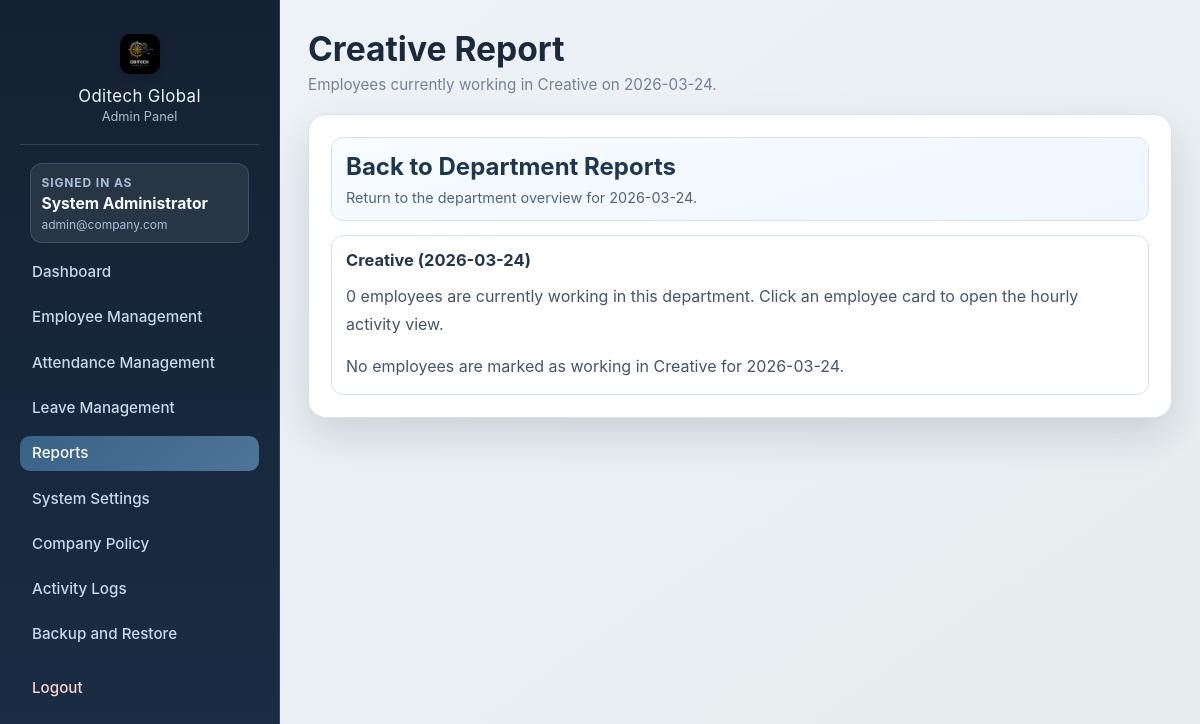
Page /admin/reports/department/9?date=2026-03-24 (signed in) on the committed database.
### tables this page shows
CREATE TABLE admin_users (
            id INTEGER PRIMARY KEY AUTOINCREMENT,
            full_name TEXT NOT NULL,
            email TEXT NOT NULL UNIQUE,
            password_hash TEXT NOT NULL,
            is_active INTEGER NOT NULL DEFAULT 1,
            last_login TEXT
        );

CREATE TABLE departments(
        id INTEGER PRIMARY KEY AUTOINCREMENT,
        dept_name TEXT UNIQUE
    );

### app.py (the view)
@app.route("/admin/reports/department/<int:department_id>")
def department_report(department_id):
    conn = get_db_connection()
    requested_date = request.args.get("date", "").strip()
    report_date = resolve_report_date(conn, requested_date)
    _, _, department_cards = build_department_report_cards(conn, report_date)
    conn.close()
    selected_department = next(
        (item for item in department_cards if item["department_id"] == department_id),
        None,
    )
    if not selected_department:
        return redirect(url_for("reports", date=report_date))
    return render_template(
        "admin_department_report.html",
        section="reports",
        page_title=f"{selected_department['dept_name']} Report",
        page_subtitle=f"Employees currently working in {selected_department['dept_name']} on {report_date}.",
        report_date=report_date,
        selected_department=selected_department,
    )

### app.py (called while the page is built, shortened)
def get_ist_now():
    return datetime.utcnow() + timedelta(hours=5, minutes=30)

def get_ist_date():
    return get_ist_now().date()

def get_db_connection():
    conn = sqlite3.connect(DB_PATH)
    conn.row_factory = sqlite3.Row
    ensure_employee_profile_columns(conn)
    return conn

def scalar(conn, query, params=()):
    row = conn.execute(query, params).fetchone()
    return row[0] if row else 0

@app.context_processor
def inject_auth_context():
    employee_name = (session.get("employee_name", "") or "").strip()
    employee_initials = "".join(part[:1].upper() for part in employee_name.split()[:2]) or "E"
    return {
        "current_admin_name": session.get("admin_name", ""),
        "current_admin_email": session.get("admin_email", ""),
        "admin_authenticated": bool(session.get("admin_user_id")),
        "employee_authenticated": bool(session.get("employee_id")),
        "current_employee_initials": employee_initials,
    }

@app.before_request
def protect_admin_routes():
    if not request.path.startswith("/admin"):
        return None
    if request.endpoint in ("static", "admin_login", "admin_logout"):
        return None
    conn = get_db_connection()
    ensure_admin_users_table(conn)
    current_admin = get_admin_profile(conn, session.get("admin_user_id"))
    if not current_admin or not int(current_admin["is_active"] or 0):
        conn.close()
        clear_admin_session()
        return redirect(url_for("admin_login", msg="Please sign in to access the admin panel."))
    auto_mark_missing_absences(conn)
    conn.close()
    return None

def ensure_system_settings(conn):
    conn.execute(
        """
        CREATE TABLE IF NOT EXISTS system_settings (
            setting_key TEXT PRIMARY KEY,
            setting_value TEXT NOT NULL
        )
        """
    )
    existing_keys = {
        row["setting_key"]
        for row in conn.execute(
            "SELECT setting_key FROM system_settings"
        ).fetchall()
    }
    missing_items = [
        (key, value)
        for key, value in DEFAULT_SYSTEM_SETTINGS.items()
        if key not in existing_keys
    ]

def load_system_settings(conn):
    ensure_system_settings(conn)
    settings = DEFAULT_SYSTEM_SETTINGS.copy()
    rows = conn.execute(
        """
        SELECT setting_key, setting_value
        FROM system_settings
        """
    ).fetchall()
    for row in rows:
        settings[row["setting_key"]] = row["setting_value"]
    return settings

### templates/admin_department_report.html
{% extends "admin_base.html" %}
{% block content %}
<a class="snapshot-nav-card" href="{{ url_for('reports', date=report_date) }}">
    <h2>Back to Department Reports</h2>
    <p>Return to the department overview for {{ report_date }}.</p>
</a>
<div class="panel">
    <h2>{{ selected_department["dept_name"] }} ({{ report_date }})</h2>
    <p class="muted">
        {{ selected_department["working_employee_count"] }} employees are currently working in this department.
        Click an employee card to open the hourly activity view.
    </p>
    <div class="employee-snapshot-grid">
        {% for employee in selected_department["members"] %}
        <a
            class="report-card-link"
            href="{{ url_for('employee_activity_report', department_id=selected_department['department_id'], employee_id=employee['employee_id'], date=report_date) }}"
        >
            <article class="employee-snapshot-card">
                <div class="employee-snapshot-head">
                    <h3>{{ employee["full_name"] }}</h3>
                    <span class="badge">{{ "%.2f"|format(employee["work_hours"]) }} hrs</span>
                </div>
                <p class="employee-snapshot-meta">
                    {{ employee["emp_code"] }}
                    {% if employee["role_name"] %}
                    · {{ employee["role_name"] }}
                    {% endif %}
                </p>
                <p class="employee-snapshot-note">
                    {{ employee["task_slots"] | length }} hourly task slots available for this day.
                </p>
            </article>
        </a>
        {% else %}
        <p class="muted">No employees are marked as working in {{ selected_department["dept_name"] }} for {{ report_date }}.</p>
        {% endfor %}
    </div>
</div>
{% endblock %}

### templates/admin_base.html (shortened to what this page needs)
<!DOCTYPE html>
<html lang="en">
<head>
    <link rel="stylesheet" href="{{ url_for('static', filename='admin.css') }}">
</head>
<body class="admin-shell">
    <div class="admin-layout">
        <aside class="sidebar">
            <div class="brand-block">
                <div style="text-align: center; margin-bottom: 0.5rem;">
                    <img src="{{ url_for('static', filename='logo.jpeg') }}" alt="Oditech Logo" style="width: 40px; height: 40px; border-radius: 10px; object-fit: cover; box-shadow: 0 4px 8px rgba(0,0,0,0.1);">
                </div>
                <p class="brand-title" style="font-size: 1.05rem; text-align: center; margin-bottom: 0.2rem;">Oditech Global</p>
                <p class="brand-subtitle" style="text-align: center; font-size: 0.8rem; margin-top: 0;">Admin Panel</p>
            </div>
            {% if admin_authenticated %}
            <div class="admin-session-card">
                <span>Signed in as</span>
                <strong>{{ current_admin_name or "Administrator" }}</strong>
                <small>{{ current_admin_email }}</small>
            </div>
            {% endif %}
            <nav class="menu">
                <a class="menu-link {% if section == 'dashboard' %}active{% endif %}" href="{{ url_for('admin_dashboard') }}">Dashboard</a>
                <a class="menu-link {% if section == 'employees' %}active{% endif %}" href="{{ url_for('employee_management') }}">Employee Management</a>
                <a class="menu-link {% if section == 'attendance' %}active{% endif %}" href="{{ url_for('attendance_management') }}">Attendance Management</a>
                <a class="menu-link {% if section == 'leaves' %}active{% endif %}" href="{{ url_for('leave_management') }}">Leave Management</a>
                <a class="menu-link {% if section == 'reports' %}active{% endif %}" href="{{ url_for('reports') }}">Reports</a>
                <a class="menu-link {% if section == 'settings' %}active{% endif %}" href="{{ url_for('system_settings') }}">System Settings</a>
                <a class="menu-link {% if section == 'policy' %}active{% endif %}" href="{{ url_for('admin_policy') }}">Company Policy</a>
                <a class="menu-link {% if section == 'logs' %}active{% endif %}" href="{{ url_for('activity_logs') }}">Activity Logs</a>
                <a class="menu-link {% if section == 'backup' %}active{% endif %}" href="{{ url_for('backup_restore') }}">Backup and Restore</a>
                <a class="menu-link danger" href="{{ url_for('admin_logout') }}">Logout</a>
            </nav>
        </aside>
        <main class="main-content">
            <header class="topbar">
                <h1>{{ page_title }}</h1>
                <p>{{ page_subtitle }}</p>
            </header>
            <section class="content-surface">
                {% block content %}{% endblock %}
            </section>
        </main>
    </div>
</body>
</html>

### static/admin.css (style rules this page uses)
:root { --navy-950: #142132; --navy-900: #1b2e45; --navy-700: #355271; --ink-900: #1f2937; --ink-700: #43556b; --ink-500: #738398; --surface-100: #ffffff; --surface-200: #f8fafc; --line-200: #d9e1ea; --accent-500: #cc8740; --accent-600: #ae6f30; --ok-500: #23784a; --shell-bg: linear-gradient(145deg, #eef3f9 0%, #e7ecef 100%); --shadow-main: 0 18px 42px rgba(16, 25, 39, 0.14); --radius-lg: 18px; --radius-md: 12px; }
* { box-sizing: border-box; }
body.admin-shell { margin: 0; min-height: 100vh; background: var(--shell-bg); color: var(--ink-900); font-family: -apple-system, BlinkMacSystemFont, "Segoe UI", Roboto, Helvetica, Arial, sans-serif !important; }
.admin-layout { min-height: 100vh; display: grid; grid-template-columns: 280px 1fr; }
.sidebar { background: linear-gradient(180deg, var(--navy-950) 0%, var(--navy-900) 100%); color: #d9e7f6; padding: 28px 20px; border-right: 1px solid rgba(167, 186, 208, 0.18); position: sticky; top: 0; height: 100vh; overflow-y: auto; }
.brand-block { padding: 6px 10px 20px; border-bottom: 1px solid rgba(167, 186, 208, 0.2); margin-bottom: 18px; }
.brand-title { margin: 0; font-family: -apple-system, BlinkMacSystemFont, "Segoe UI", Roboto, Helvetica, Arial, sans-serif !important; font-size: 1.55rem; color: #f0f6ff; letter-spacing: 0.4px; }
.brand-subtitle { margin: 6px 0 0; font-size: 0.86rem; color: #a9bdd4; }
.admin-session-card { margin: 0 10px 18px; padding: 12px; border-radius: 12px; background: rgba(255, 255, 255, 0.08); border: 1px solid rgba(167, 186, 208, 0.2); }
.admin-session-card span, .admin-session-card small { display: block; color: #a9bdd4; }
.admin-session-card span { font-size: 0.72rem; letter-spacing: 0.9px; text-transform: uppercase; font-weight: 700; }
.admin-session-card strong { display: block; margin-top: 4px; color: #f7fbff; font-size: 0.98rem; }
.admin-session-card small { margin-top: 4px; font-size: 0.8rem; word-break: break-word; }
.menu { display: flex; flex-direction: column; gap: 8px; }
.menu-link { display: block; padding: 10px 12px; border-radius: 10px; color: #c8d9ed; text-decoration: none; font-size: 0.95rem; line-height: 1.35; transition: background-color 0.2s ease, color 0.2s ease, transform 0.2s ease; }
.menu-link.active { background: linear-gradient(135deg, #396287 0%, #4e7598 100%); color: #ffffff; }
.menu-link.danger { margin-top: 8px; color: #ffd6cf; }
.main-content { padding: 28px; }
.topbar h1 { margin: 0; font-family: -apple-system, BlinkMacSystemFont, "Segoe UI", Roboto, Helvetica, Arial, sans-serif !important; font-size: clamp(1.7rem, 2.8vw, 2.2rem); color: #1a2a3d; }
.topbar p { margin: 6px 0 20px; color: var(--ink-500); font-size: 0.95rem; }
.content-surface { background: var(--surface-100); border: 1px solid var(--line-200); border-radius: var(--radius-lg); box-shadow: var(--shadow-main); padding: 22px; }
.panel { background: var(--surface-100); border: 1px solid var(--line-200); border-radius: var(--radius-md); padding: 14px; margin-top: 14px; }
.panel h2 { margin: 0 0 12px; font-size: 1.03rem; color: #23354c; }
.muted { margin: 0; color: var(--ink-700); line-height: 1.75; }
.snapshot-nav-card { display: block; text-decoration: none; border: 1px solid #d7e2ef; border-radius: 12px; background: linear-gradient(165deg, #f8fcff 0%, #eef6ff 100%); padding: 14px; margin-bottom: 12px; transition: transform 0.18s ease, box-shadow 0.18s ease, border-color 0.18s ease; }
.snapshot-nav-card h2 { margin: 0 0 8px; color: #1f3651; }
.snapshot-nav-card p { margin: 0; color: #4d647f; font-size: 0.9rem; }
.employee-snapshot-grid { display: grid; grid-template-columns: repeat(auto-fit, minmax(240px, 1fr)); gap: 12px; margin-top: 14px; }

### templates/admin_base.html (style rules this page uses)
.sidebar { overflow-y: auto; scrollbar-width: none; -ms-overflow-style: none; }
.menu-link { padding: 0.45rem 0.75rem !important; margin-bottom: 0.15rem !important; font-size: 0.95rem !important; font-weight: 500 !important; text-decoration: none !important; }
.admin-session-card { margin-bottom: 0.75rem !important; padding: 0.65rem !important; }
.admin-session-card span, .admin-session-card small { font-size: 0.75rem !important; }

### rows in the picture
admin_users: full_name "System Administrator", email "admin@company.com"
departments: dept_name "Creative"

### other values in the picture
{{ page_title }} "Creative Report"
{{ page_subtitle }} "Employees currently working in Creative on 2026-03-24."
{{ report_date }} "2026-03-24"
{{ selected_department["working_employee_count"] }} "0"
